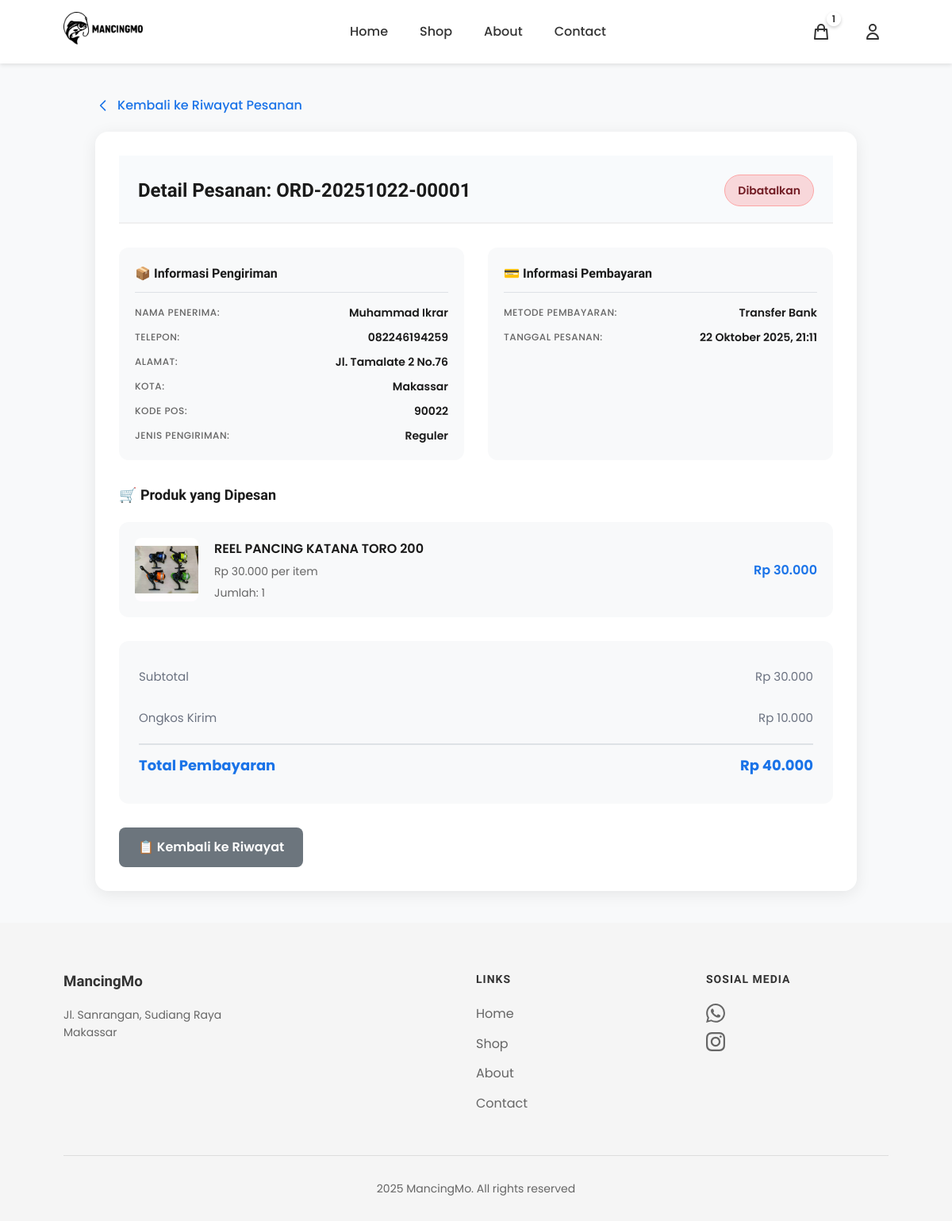
The app's page /profile/orders/1/ (signed in) with its own data.
### products/models.py (models this page shows, shortened)
class Cart(models.Model):
    user = models.OneToOneField(User, on_delete=models.CASCADE, related_name='cart', verbose_name="Pengguna")
    created_at = models.DateTimeField(auto_now_add=True, verbose_name="Dibuat Pada")
    updated_at = models.DateTimeField(auto_now=True, verbose_name="Diperbarui Pada")
    class Meta:
        verbose_name = "Keranjang"
        verbose_name_plural = "Keranjang"
        app_label = 'products'
    @property
    def unique_items_count(self):
        return self.items.count()
    def get_unique_items_count(self):
        return self.unique_items_count

class Order(models.Model):
    STATUS_CHOICES = [
        ('pending', 'Menunggu Pembayaran'),
        ('paid', 'Sudah Dibayar'),
        ('processing', 'Sedang Diproses'),
        ('shipped', 'Dikirim'),
        ('delivered', 'Terkirim'),
        ('cancelled', 'Dibatalkan'),
        ('ready_for_pickup', 'Siap Diambil'),
    ]
    PAYMENT_CHOICES = [
        ('midtrans', 'Midtrans Payment Gateway'),
        ('bank_transfer', 'Transfer Bank'),
        ('qris', 'QRIS'),
        ('cod', 'Cash on Delivery'),
    ]
    SHIPPING_METHODS = [
        ('delivery', 'Delivery (Dikirim)'),
        ('pickup', 'Pick Up (Ambil Sendiri)'),
    ]
    SHIPPING_TYPES = [
        ('reguler', 'Reguler'),
        ('express', 'Express'),
    ]
    user = models.ForeignKey(User, on_delete=models.CASCADE, related_name='orders', verbose_name="Pengguna")
    order_number = models.CharField(max_length=50, unique=True, verbose_name="Nomor Pesanan")
    midtrans_order_id = models.CharField(max_length=100, blank=True, null=True, verbose_name="Midtrans Order ID")
    midtrans_transaction_id = models.CharField(max_length=100, blank=True, null=True, verbose_name="Midtrans Transaction ID")
    midtrans_transaction_status = models.CharField(max_length=50, blank=True, null=True, verbose_name="Status Transaksi Midtrans")
    midtrans_payment_type = models.CharField(max_length=50, blank=True, null=True, verbose_name="Tipe Pembayaran Midtrans")
    midtrans_snap_token = models.CharField(max_length=255, blank=True, null=True, verbose_name="Snap Token")
    shipping_method = models.CharField(
        max_length=20,
        choices=SHIPPING_METHODS,
        default='delivery',
        verbose_name="Metode Pengiriman"
    )
    shipping_name = models.CharField(max_length=200, verbose_name="Nama Penerima")
    shipping_phone = models.CharField(max_length=20, verbose_name="Telepon Penerima")
    shipping_address = models.TextField(verbose_name="Alamat Pengiriman")
    shipping_province = models.CharField(max_length=100, blank=True, verbose_name="Provinsi")
    shipping_city = models.CharField(max_length=100, verbose_name="Kota/Kabupaten")
    shipping_district = models.CharField(max_length=100, blank=True, verbose_name="Kecamatan")
    shipping_postal_code = models.CharField(max_length=10, blank=True, verbose_name="Kode Pos")
    shipping_type = models.CharField(max_length=20, choices=SHIPPING_TYPES, default='reguler')
    payment_method = models.CharField(max_length=20, choices=PAYMENT_CHOICES, verbose_name="Metode Pembayaran")
    payment_proof = models.ImageField(upload_to='payment_proofs/', blank=True, null=True, verbose_name="Bukti Pembayaran")
    subtotal = models.DecimalField(max_digits=10, decimal_places=0, verbose_name="Subtotal")
    shipping_cost = models.DecimalField(max_digits=10, decimal_places=0, default=0, verbose_name="Ongkos Kirim")
    voucher = models.ForeignKey('Voucher', on_delete=models.SET_NULL, null=True, blank=True, verbose_name="Voucher")
    voucher_code = models.CharField(max_length=20, blank=True, null=True, verbose_name="Kode Voucher")
    voucher_discount = models.DecimalField(max_digits=10, decimal_places=0, default=0, verbose_name="Diskon Voucher")
    total = models.DecimalField(max_digits=10, decimal_places=0, verbose_name="Total")
    status = models.CharField(max_length=20, choices=STATUS_CHOICES, default='pending', verbose_name="Status")
    created_at = models.DateTimeField(auto_now_add=True, verbose_name="Dibuat Pada")
    updated_at = models.DateTimeField(auto_now=True, verbose_name="Diperbarui Pada")
    paid_at = models.DateTimeField(blank=True, null=True, verbose_name="Dibayar Pada")
    class Meta:
        verbose_name = "Pesanan"
        verbose_name_plural = "Pesanan"
        ordering = ['-created_at']

class OrderItem(models.Model):
    order = models.ForeignKey(Order, on_delete=models.CASCADE, related_name='items', verbose_name="Pesanan")
    product = models.ForeignKey(Product, on_delete=models.PROTECT, verbose_name="Produk")
    product_name = models.CharField(max_length=300, verbose_name="Nama Produk")
    product_price = models.DecimalField(max_digits=10, decimal_places=0, verbose_name="Harga Produk")
    quantity = models.IntegerField(default=1, verbose_name="Jumlah")
    subtotal = models.DecimalField(max_digits=10, decimal_places=0, verbose_name="Subtotal")
    class Meta:
        verbose_name = "Item Pesanan"
        verbose_name_plural = "Item Pesanan"

class Product(models.Model):
    name = models.CharField(max_length=300, verbose_name="Nama Produk")
    slug = models.SlugField(unique=True, blank=True, verbose_name="Slug")
    description = models.TextField(verbose_name="Deskripsi")
    price = models.DecimalField(max_digits=10, decimal_places=0, verbose_name="Harga")
    category = models.ForeignKey(Category, on_delete=models.CASCADE, related_name='products', verbose_name="Kategori")
    stock = models.IntegerField(default=0, verbose_name="Stok")
    image = models.ImageField(upload_to='products/', blank=True, null=True, verbose_name="Gambar")
    is_active = models.BooleanField(default=True, verbose_name="Aktif")
    featured = models.BooleanField(default=False, verbose_name="Unggulan")
    created_at = models.DateTimeField(auto_now_add=True, verbose_name="Dibuat Pada")
    updated_at = models.DateTimeField(auto_now=True, verbose_name="Diperbarui Pada")
    class Meta:
        verbose_name = "Produk"
        verbose_name_plural = "Produk"
        ordering = ['-created_at']
        app_label = 'products'
    def get_main_image(self):
        first_image = self.images.first()
        if first_image:
            return first_image.image.url
        if self.image:
            return self.image.url
        return None

class ProductImage(models.Model):
    product = models.ForeignKey(Product, on_delete=models.CASCADE, related_name='images', verbose_name="Produk")
    image = models.ImageField(upload_to='products/', verbose_name="Gambar")
    alt_text = models.CharField(max_length=200, blank=True, verbose_name="Teks Alternatif")
    order = models.IntegerField(default=0, verbose_name="Urutan")
    created_at = models.DateTimeField(auto_now_add=True, verbose_name="Dibuat Pada")
    class Meta:
        verbose_name = "Gambar Produk"
        verbose_name_plural = "Gambar Produk"
        ordering = ['order', 'created_at']
        app_label = 'products'

### products/views.py (the view, shortened to what this page needs)
# urls.py: path('profile/orders/<int:order_id>/', views.order_detail, name='order_detail'),
@login_required
def order_detail(request, order_id):
    order = get_object_or_404(Order, id=order_id, user=request.user)
    context = {
        'order': order,
    }
    return render(request, 'registration/order_detail.html', context)

### templates/registration/order_detail.html (shortened to what this page needs)
{% extends 'base.html' %}
{% load static %}
{% load currency_filters %}
{% load indonesian_date_filters %}
{% block extra_css %}
<link rel="stylesheet" href="{% static 'css/order_detail.css' %}">
{% endblock %}
{% block content %}
<div class="order-container">
    <a href="{% url 'order_history' %}" class="back-link">
        <svg width="20" height="20" fill="none" stroke="currentColor" viewBox="0 0 24 24">
            <path stroke-linecap="round" stroke-linejoin="round" stroke-width="2" d="M15 19l-7-7 7-7"/>
        </svg>
        Kembali ke Riwayat Pesanan
    </a>
    <div class="order-card">
        <div class="order-header">
            <h1 class="order-title">Detail Pesanan: {{ order.order_number }}</h1>
            <span class="order-status status-{{ order.status }}">
                {{ order.get_status_display }}
            </span>
        </div>
        <div class="order-info-grid">
            <div class="info-section">
                <h3>📦 Informasi Pengiriman</h3>
                <div class="info-row">
                    <span class="info-label">Nama Penerima:</span>
                    <span class="info-value">{{ order.shipping_name }}</span>
                </div>
                <div class="info-row">
                    <span class="info-label">Telepon:</span>
                    <span class="info-value">{{ order.shipping_phone }}</span>
                </div>
                <div class="info-row">
                    <span class="info-label">Alamat:</span>
                    <span class="info-value">{{ order.shipping_address }}</span>
                </div>
                <div class="info-row">
                    <span class="info-label">Kota:</span>
                    <span class="info-value">{{ order.shipping_city }}</span>
                </div>
                {% if order.shipping_postal_code %}
                <div class="info-row">
                    <span class="info-label">Kode Pos:</span>
                    <span class="info-value">{{ order.shipping_postal_code }}</span>
                </div>
                {% endif %}
                <div class="info-row">
                    <span class="info-label">Jenis Pengiriman:</span>
                    <span class="info-value">
                        {% if order.shipping_type == 'express' %}
                        Express
                        {% else %}
                        Reguler
                        {% endif %}
                    </span>
                </div>
            </div>
            <div class="info-section">
                <h3>💳 Informasi Pembayaran</h3>
                <div class="info-row">
                    <span class="info-label">Metode Pembayaran:</span>
                    <span class="info-value">{{ order.get_payment_method_display }}</span>
                </div>
                <div class="info-row">
                    <span class="info-label">Tanggal Pesanan:</span>
                    <span class="info-value">{{ order.created_at|tanggal_indonesia }}</span>
                </div>
            </div>
        </div>
        <div class="order-items">
            <h3>🛒 Produk yang Dipesan</h3>
            {% for item in order.items.all %}
            <div class="item-card">
                {% if item.product.get_main_image %}
                <img src="{{ item.product.get_main_image }}" alt="{{ item.product_name }}" class="item-image">
                {% else %}
                <div class="item-image" style="background: #ddd; display: flex; align-items: center; justify-content: center;">
                    <span style="color: #666; font-size: 12px;">No Image</span>
                </div>
                {% endif %}
                <div class="item-details">
                    <div class="item-name">{{ item.product_name }}</div>
                    <div class="item-price">Rp {{ item.product_price|rupiah }} per item</div>
                    <div class="item-quantity">Jumlah: {{ item.quantity }}</div>
                </div>
                <div class="item-subtotal">Rp {{ item.subtotal|rupiah }}</div>
            </div>
            {% endfor %}
        </div>
        <div class="order-summary">
            <div class="summary-row">
                <span>Subtotal</span>
                <span>Rp {{ order.subtotal|rupiah }}</span>
            </div>
            <div class="summary-row">
                <span>Ongkos Kirim</span>
                <span>Rp {{ order.shipping_cost|rupiah }}</span>
            </div>
            <div class="summary-row total">
                <span>Total Pembayaran</span>
                <span>Rp {{ order.total|rupiah }}</span>
            </div>
        </div>
        <div class="action-buttons">
            <a href="{% url 'order_history' %}" class="btn btn-secondary">
                📋 Kembali ke Riwayat
            </a>
        </div>
    </div>
</div>
{% endblock %}

### templates/includes/header.html (shortened to what this page needs)
{% load static %}
<nav>
    <div class="logo">
        <a href="{% url 'home' %}">
            <img src="{% static 'image/logo mancingmo.png' %}" alt="MancingMo Logo">
        </a>
    </div>
    <ul class="nav-links">
        <li><a href="{% url 'home' %}">Home</a></li>
        <li><a href="{% url 'shop' %}">Shop</a></li>
        <li><a href="{% url 'about' %}">About</a></li>
        <li><a href="{% url 'contact' %}">Contact</a></li>
    </ul>
    <div class="nav-icons">
        <a href="{% url 'cart' %}" class="icon-link cart-icon-wrapper">
            <svg fill="none" stroke="currentColor" viewBox="0 0 24 24">
                <path stroke-linecap="round" stroke-linejoin="round" stroke-width="2" d="M16 11V7a4 4 0 00-8 0v4M5 9h14l1 12H4L5 9z"/>
            </svg>
            {% if user.is_authenticated %}
                {% if user.cart.get_unique_items_count > 0 %}
                <span class="cart-badge" id="cartBadge">{{ user.cart.get_unique_items_count }}</span>
                {% else %}
                <span class="cart-badge" id="cartBadge" style="display: none;"></span>
                {% endif %}
            {% endif %}
        </a>
        {% if user.is_authenticated %}
        <div class="user-menu">
            <button class="user-btn">
                <svg fill="none" stroke="currentColor" viewBox="0 0 24 24">
                    <path stroke-linecap="round" stroke-linejoin="round" stroke-width="2" d="M16 7a4 4 0 11-8 0 4 4 0 018 0zM12 14a7 7 0 00-7 7h14a7 7 0 00-7-7z"/>
                </svg>
            </button>
        </div>
        {% endif %}
    </div>
</nav>

### records on screen
Order: order_number "ORD-20251022-00001", status "Dibatalkan", shipping_name "Muhammad Ikrar", shipping_phone "082246194259", shipping_address "Jl. Tamalate 2 No.76", shipping_city "Makassar", shipping_postal_code "90022", payment_method "Transfer Bank", created_at|tanggal_indonesia "22 Oktober 2025, 21:11", subtotal|rupiah "30.000", shipping_cost|rupiah "10.000", total|rupiah "40.000"
OrderItem: product.get_main_image (picture), product_name "REEL PANCING KATANA TORO 200", product_price|rupiah "30.000", quantity "1", subtotal|rupiah "30.000"

### other values on screen
{{ user.cart.get_unique_items_count }} "1"
